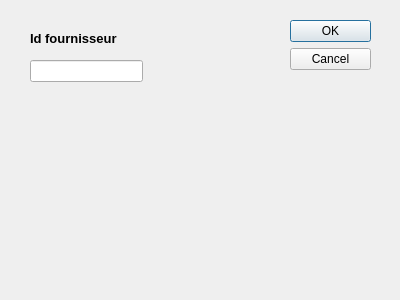
<?xml version="1.0" encoding="UTF-8"?>
<ui version="4.0">
 <class>supprimer_fournisseur</class>
 <widget class="QDialog" name="supprimer_fournisseur">
  <property name="geometry">
   <rect>
    <x>0</x>
    <y>0</y>
    <width>400</width>
    <height>300</height>
   </rect>
  </property>
  <property name="windowTitle">
   <string>Dialog</string>
  </property>
  <widget class="QDialogButtonBox" name="buttonBox">
   <property name="geometry">
    <rect>
     <x>290</x>
     <y>20</y>
     <width>81</width>
     <height>241</height>
    </rect>
   </property>
   <property name="orientation">
    <enum>Qt::Vertical</enum>
   </property>
   <property name="standardButtons">
    <set>QDialogButtonBox::Cancel|QDialogButtonBox::Ok</set>
   </property>
  </widget>
  <widget class="QLineEdit" name="lineEdit_id_f">
   <property name="geometry">
    <rect>
     <x>30</x>
     <y>60</y>
     <width>113</width>
     <height>22</height>
    </rect>
   </property>
  </widget>
  <widget class="QLabel" name="label">
   <property name="geometry">
    <rect>
     <x>30</x>
     <y>30</y>
     <width>201</width>
     <height>16</height>
    </rect>
   </property>
   <property name="font">
    <font>
     <family>MS Shell Dlg 2</family>
     <pointsize>10</pointsize>
     <weight>75</weight>
     <bold>true</bold>
    </font>
   </property>
   <property name="text">
    <string>Id fournisseur</string>
   </property>
  </widget>
 </widget>
 <resources/>
 <connections>
  <connection>
   <sender>buttonBox</sender>
   <signal>accepted()</signal>
   <receiver>supprimer_fournisseur</receiver>
   <slot>accept()</slot>
   <hints>
    <hint type="sourcelabel">
     <x>248</x>
     <y>254</y>
    </hint>
    <hint type="destinationlabel">
     <x>157</x>
     <y>274</y>
    </hint>
   </hints>
  </connection>
  <connection>
   <sender>buttonBox</sender>
   <signal>rejected()</signal>
   <receiver>supprimer_fournisseur</receiver>
   <slot>reject()</slot>
   <hints>
    <hint type="sourcelabel">
     <x>316</x>
     <y>260</y>
    </hint>
    <hint type="destinationlabel">
     <x>286</x>
     <y>274</y>
    </hint>
   </hints>
  </connection>
 </connections>
</ui>
